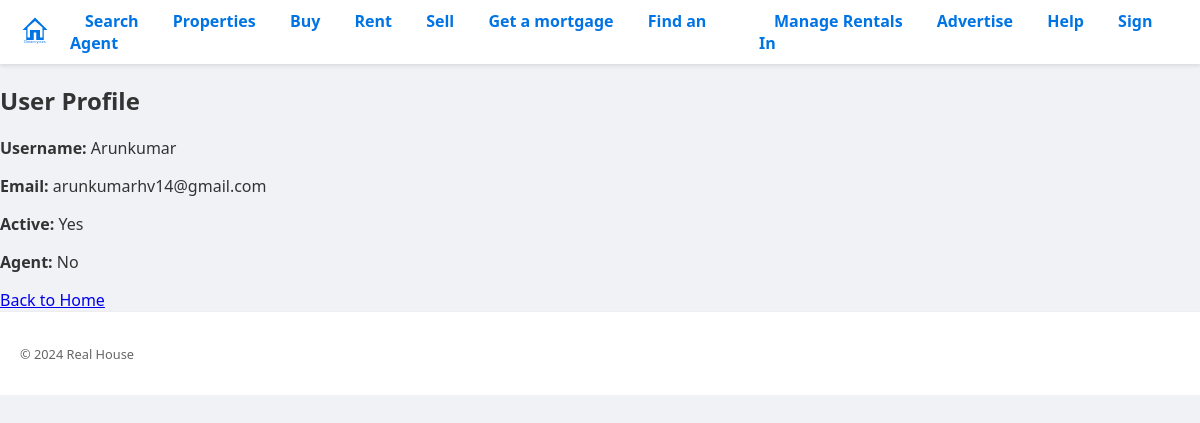
/users/Arunkumar, run on the app's committed database.
### app/models/user.py (models this page shows)
class User(Base):
    __tablename__ = "users"
    id = Column(Integer, primary_key=True, index=True)
    username = Column(String, unique=True, index=True)
    email = Column(String, unique=True, index=True)
    hashed_password = Column(String)
    is_active = Column(Boolean, default=True)
    is_agent = Column(Boolean, default=False)

### app/routes/users.py (the view)
@router.get("/users/{username}")
def user_profile(username: str, request: Request, db: Session = Depends(get_db)):
    user = crud_user.get_user_by_username(db, username)
    if not user:
        return RedirectResponse("/register")
    return templates.TemplateResponse("user/profile.html", {"request": request, "user": user})

### app/templates/user/profile.html (shortened to what this page needs)
{% extends "base.html" %}
{% block content %}
<h2>User Profile</h2>
<p><strong>Username:</strong> {{ user.username }}</p>
<p><strong>Email:</strong> {{ user.email }}</p>
<p><strong>Active:</strong> {{ 'Yes' if user.is_active else 'No' }}</p>
<p><strong>Agent:</strong> {{ 'Yes' if user.is_agent else 'No' }}</p>
<a href="/">Back to Home</a>
{% endblock %}

### app/static/css/styles.css (style rules this page uses)
* { box-sizing: border-box; }
body { font-family: 'Segoe UI', Tahoma, Geneva, Verdana, sans-serif; margin: 0; padding: 0; background-color: #f0f2f5; color: #333; overflow-x: hidden; }

### data on the page
User: username "Arunkumar", email "arunkumarhv14@gmail.com", is_active "Yes", is_agent "No"
